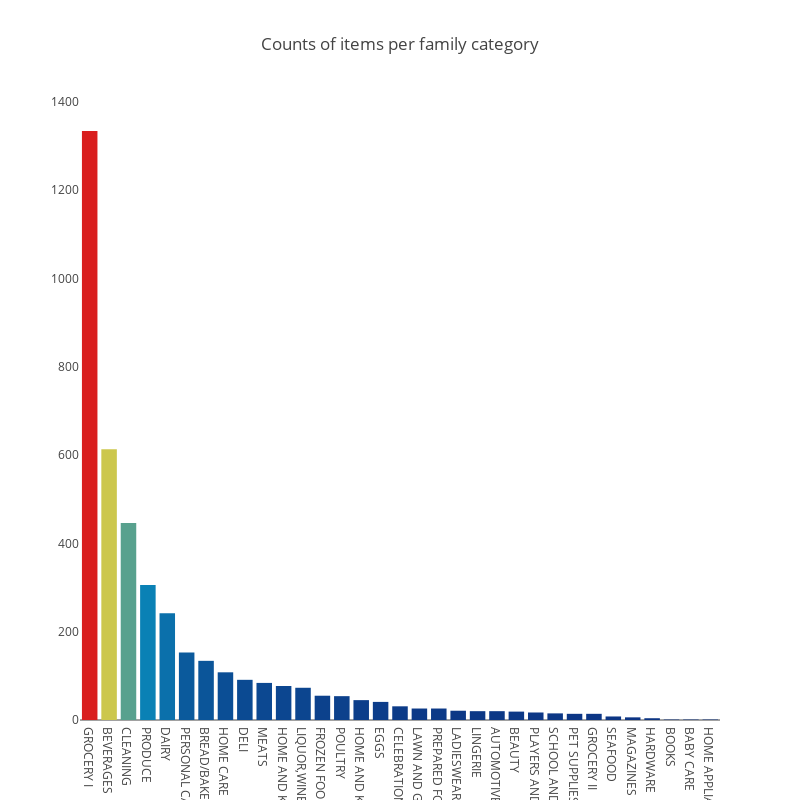

Notebook cell for this chart:
### Markdown cell above
## Items

### Code cell
trace2 = go.Bar(
    y=items.family.value_counts().values, 
    x=items.family.value_counts().index, 
    marker=dict(
        color=items.family.value_counts().values, 
        colorscale='Portland', 
        reversescale = False), 
    orientation='v',)

data = go.Data([trace2])
layout = dict(title='Counts of items per family category', 
              width = 800, height=800, 
              yaxis = dict(showgrid=False, showline=False, showticklabels=True,))

fig1=go.Figure(data=data, layout=layout)
py.iplot(fig1, filename='plots')

### Figure 1 — Plotly figure (JSON) as saved in the notebook; plotly's stock layout.template omitted (floating-point values rounded to 4 significant figures)
{"data": [{"marker": {"color": [1334, 613, 446, 306, 242, 153, 134, 108, 91, 84, 77, 73, 55, 54, 45, 41, 31, 26, 26, 21, 20, 20, 19, 17, 15, 14, 14, 8, 6, 4, 1, 1, 1], "colorscale": "Portland", "reversescale": false}, "orientation": "v", "type": "bar", "x": ["GROCERY I", "BEVERAGES", "CLEANING", "PRODUCE", "DAIRY", "PERSONAL CARE", "BREAD/BAKERY", "HOME CARE", "DELI", "MEATS", "HOME AND KITCHEN I", "LIQUOR,WINE,BEER", "FROZEN FOODS", "POULTRY", "HOME AND KITCHEN II", "EGGS", "CELEBRATION", "LAWN AND GARDEN", "PREPARED FOODS", "LADIESWEAR", "LINGERIE", "AUTOMOTIVE", "BEAUTY", "PLAYERS AND ELECTRONICS", "SCHOOL AND OFFICE SUPPLIES", "PET SUPPLIES", "GROCERY II", "SEAFOOD", "MAGAZINES", "HARDWARE", "BOOKS", "BABY CARE", "HOME APPLIANCES"], "y": [1334, 613, 446, 306, 242, 153, 134, 108, 91, 84, 77, 73, 55, 54, 45, 41, 31, 26, 26, 21, 20, 20, 19, 17, 15, 14, 14, 8, 6, 4, 1, 1, 1]}], "layout": {"height": 800, "title": "Counts of items per family category", "width": 800, "yaxis": {"showgrid": false, "showline": false, "showticklabels": true}}}
